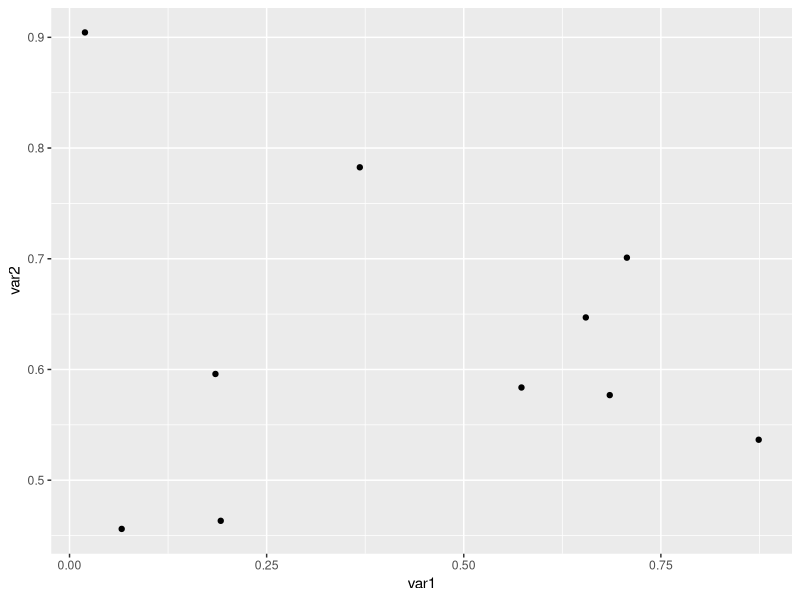

R code for this plot:
## ---- chunk 1
knitr::opts_chunk$set(echo = FALSE)
## ---- chunk 2
library(ggplot2)
var1 <- runif(10)
var2 <- runif(10)
qplot(x=var1, y=var2)
